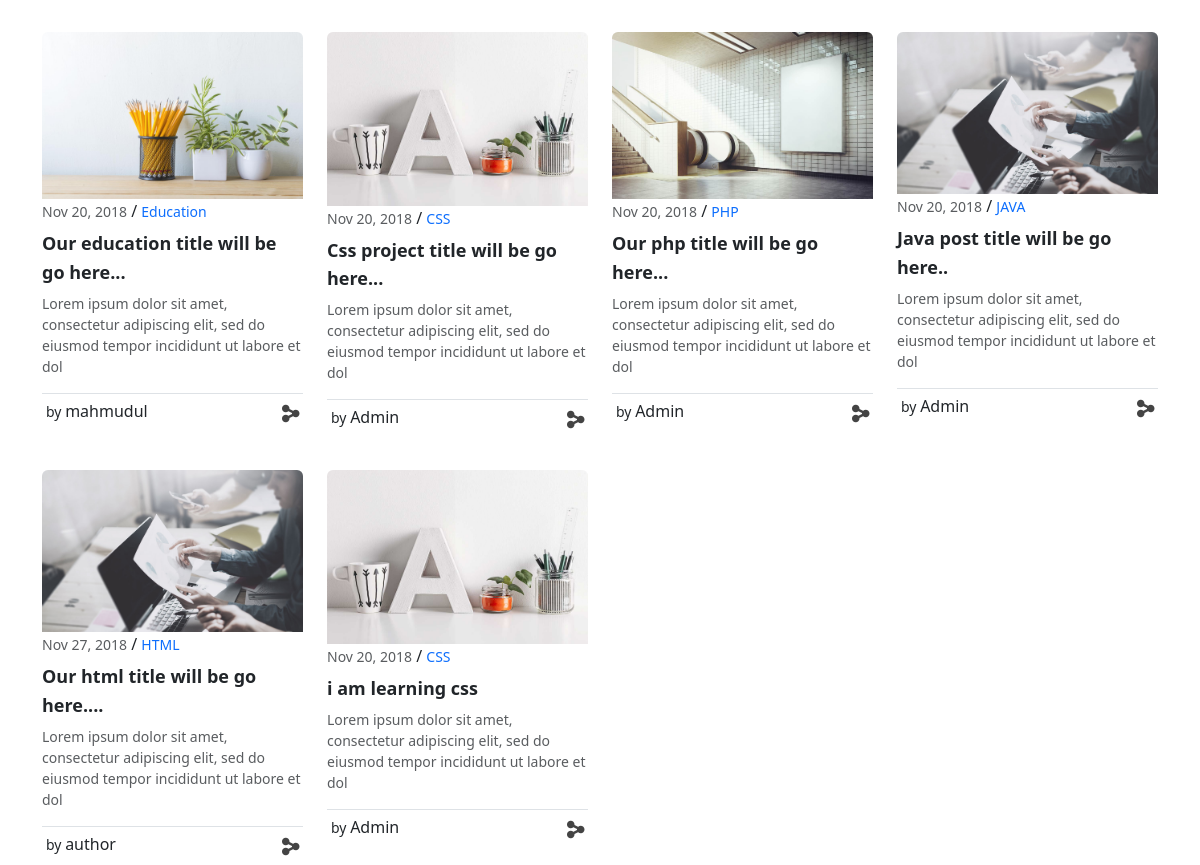
The page / on the database its author committed.
### tables this page shows
CREATE TABLE `tbl_post` (
  `id` int(11) NOT NULL,
  `cat` int(11) NOT NULL,
  `title` varchar(255) NOT NULL,
  `excerpt` text NOT NULL,
  `body` text NOT NULL,
  `image` varchar(255) NOT NULL,
  `author` varchar(50) NOT NULL,
  `tags` varchar(255) NOT NULL,
  `date` timestamp NOT NULL DEFAULT current_timestamp(),
  `userid` int(11) NOT NULL
);

CREATE TABLE `tbl_category` (
  `id` int(11) NOT NULL,
  `name` varchar(50) NOT NULL
);

### include/function.php (called while the page is built, shortened)
<?php
function findval($conn,$columname, $tablename, $wherecolumn, $wherevalue)
{
    $sql = "SELECT $columname FROM $tablename where $wherecolumn='$wherevalue'";
    $result = mysqli_query($conn, $sql);
    $row = mysqli_fetch_assoc($result);
    if($result){
        return $row['name'];
    }else{
        return 'not found!';
    }
}
?>

### index.php (the view, shortened to what this page needs)
<?php
include 'load/load.php';
include 'include/function.php';
if(isset($_GET['category'])){
    $category_id = $_GET['category'];
    $sql = "SELECT * FROM tbl_post where cat = $category_id";
    $result = mysqli_query($conn, $sql);
}else{
    $sql = "SELECT * FROM tbl_post";
    $result = mysqli_query($conn, $sql);
}
?>
<!DOCTYPE html>
<html lang="en">
<head>
    <link rel="stylesheet" href="assets/all.css">
    <link rel="stylesheet" href="assets/blog.css">
    <link rel="stylesheet" href="https://cdn.jsdelivr.net/npm/bootstrap@5.3.2/dist/css/bootstrap.min.css">
    <link rel="stylesheet" href="https://site-assets.fontawesome.com/releases/v6.4.2/css/all.css">
</head>
<body>
    <div class="container mt-100 mt-60">
        <div class="row">
        <?php
        if (mysqli_num_rows($result) > 0) {
            while ($row = mysqli_fetch_assoc($result)) {
                $id = $row["id"];
                $cat_id = $row["cat"];
                $title = $row["title"];
                $excerpt = $row['excerpt'];
                $image_name = $row["image"];
                $author_name = $row["author"];
                $date = new DateTime($row['date']);
        ?>
            <div class="col-lg-3 col-md-6 mt-4 pt-2">
                <div class="blog-post rounded">
                    <div class="blog-img d-block overflow-hidden position-relative">
                        <img src="<?php echo 'media/'.$image_name.''?>" class="img-fluid rounded-top" alt="">
                    </div>
                    <div class="content">
                        <small class="text-muted p float-right"><?php echo $date->format('M j, Y');?></small> /
                        <small><a href="index.php?category=<?php echo $cat_id;?>" class="text-primary"><?php echo findval($conn,'name','tbl_category','id',$cat_id) ?></a></small>
                        <h4 class="mt-1 "><a href="single-blog.php?id=<?php echo $id?>" class="text-dark title"><?php echo $title?></a></h4>
                        <p class="text-muted mt-2 small"><?php echo $excerpt?></p>
                        <div class="post-extra pt-1 p-1 border-top d-flex w-100 justify-content-between">
                                <div class="author">
                                    <h6 class="mt-1 mb-0"><a href="javascript:void(0)" class="text-dark name"><small>by </small><?php echo $author_name?></a></h6>
                                </div>
                                <div class="">
                                    <a href="#" class="hover-icon" id="hover-share"><i class="fa-solid fa-share-nodes fa-rotate-180"></i></a>
                                </div>
                        </div>
                    </div>
                </div>
            </div>
        <?php
            }
        } else {
            echo "No posts found.";
        }
        ?>
        </div>
    </div>
</body>
</html>

### assets/all.css (style rules this page uses)
:root { --main-color: #a80000; }
body { margin: 0; }
a { text-decoration: none !important; color:black; }
* { list-style: none; }

### assets/blog.css (style rules this page uses)
:root { --main-color: #a80000; }
.blog-post .content .title { font-size: 18px; font-weight: bold; }
.share-icon, .hover-icon { font-size: 20px; color:#444; }

### rows shown on the page
tbl_post: image (picture), date "Nov 20, 2018", cat.name "Education", title "Our education title will be go here...", excerpt "Lorem ipsum dolor sit amet, consectetur adipiscing elit, sed do eiusmod tempor incididunt ut labore et dol", author "mahmudul"
tbl_post: image (picture), date "Nov 20, 2018", cat.name "CSS", title "Css project title will be go here...", excerpt "Lorem ipsum dolor sit amet, consectetur adipiscing elit, sed do eiusmod tempor incididunt ut labore et dol", author "Admin"
tbl_post: image (picture), date "Nov 20, 2018", cat.name "PHP", title "Our php title will be go here...", excerpt "Lorem ipsum dolor sit amet, consectetur adipiscing elit, sed do eiusmod tempor incididunt ut labore et dol", author "Admin"
tbl_post: image (picture), date "Nov 20, 2018", cat.name "JAVA", title "Java post title will be go here..", excerpt "Lorem ipsum dolor sit amet, consectetur adipiscing elit, sed do eiusmod tempor incididunt ut labore et dol", author "Admin"
tbl_post: image (picture), date "Nov 27, 2018", cat.name "HTML", title "Our html title will be go here....", excerpt "Lorem ipsum dolor sit amet, consectetur adipiscing elit, sed do eiusmod tempor incididunt ut labore et dol", author "author"
tbl_post: image (picture), date "Nov 20, 2018", cat.name "CSS", title "i am learning css", excerpt "Lorem ipsum dolor sit amet, consectetur adipiscing elit, sed do eiusmod tempor incididunt ut labore et dol", author "Admin"
